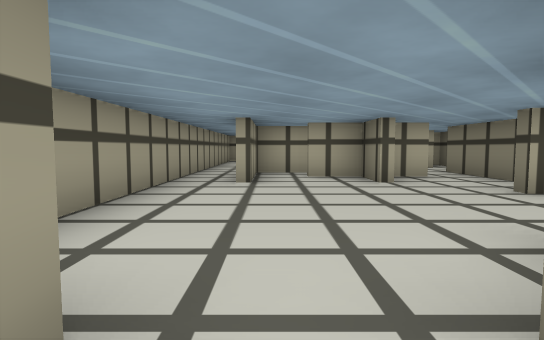
view 1 (above)

22 first-person views from a walk through a 3-D level made in the Unity game engine. The camera is 0.49 m above the floor, tilts 4° down and sees 80° across. The floor is counted in squares, 1 m on a side. Each view is taken from the middle of a square. On the plan, view 1 faces up. The plan holds only what a view shows up to about 9 squares ahead; the rest is blank. The place goes on beyond the plan. Surface patterns are stand-ins for the level's own textures.

view 2
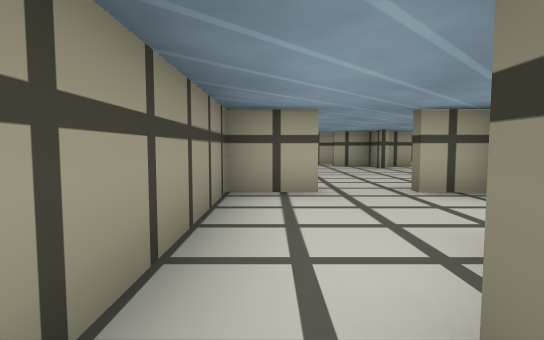

view 3
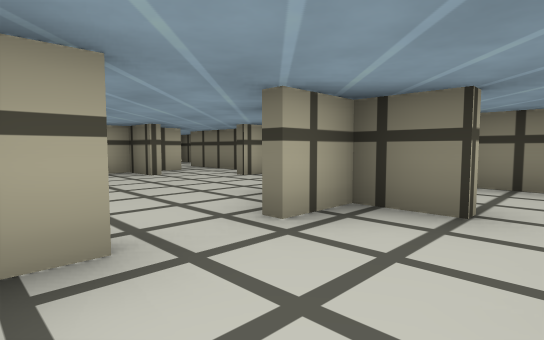

view 4
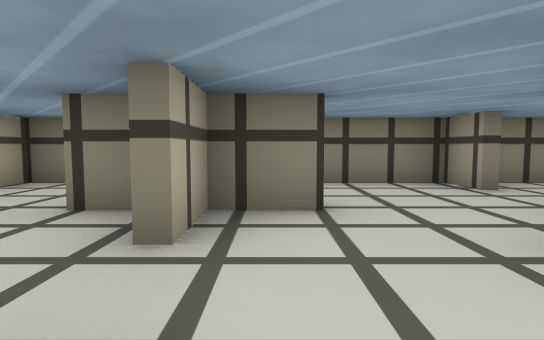

view 5
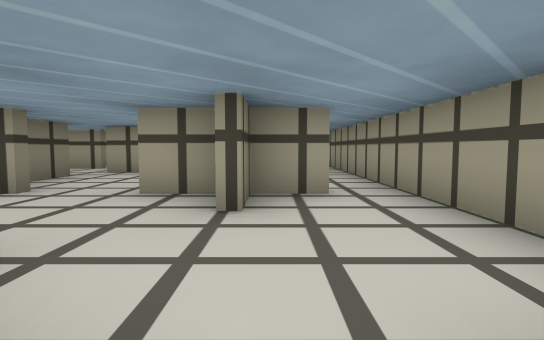

view 6
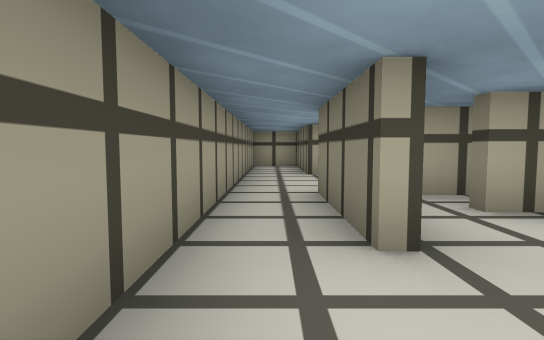

view 7
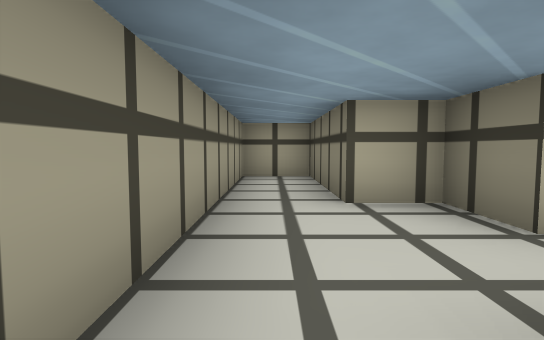

view 8
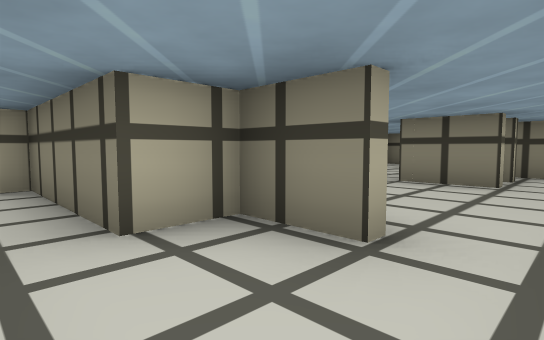

view 9
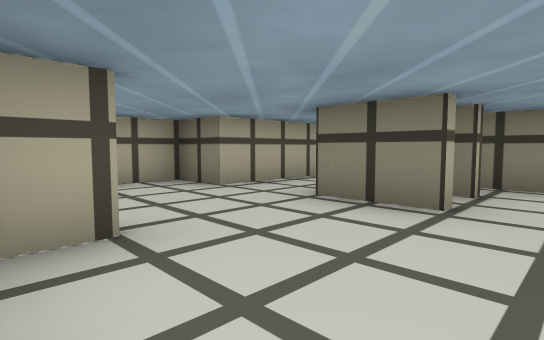

view 10
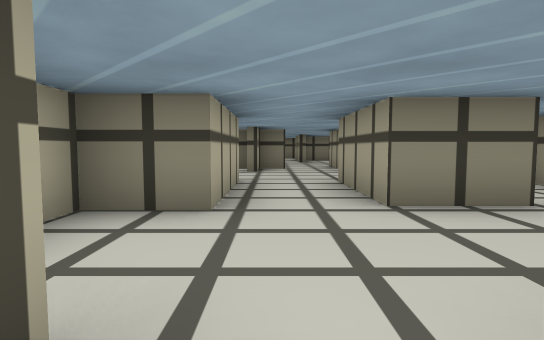

view 11
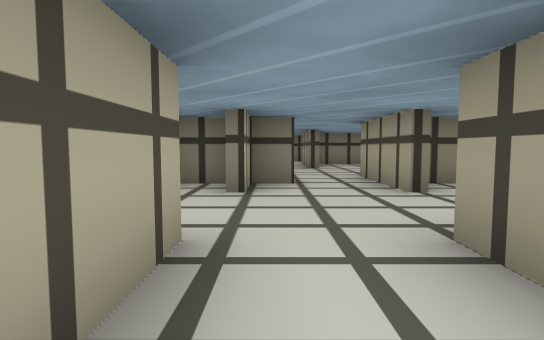

view 12
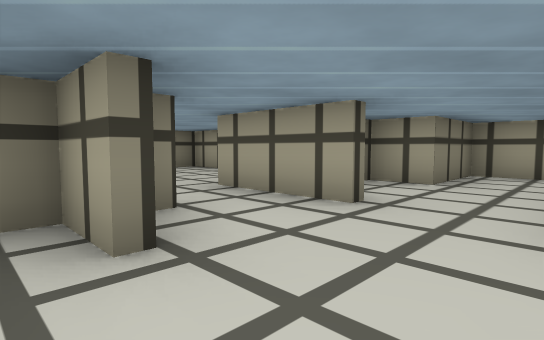

view 13
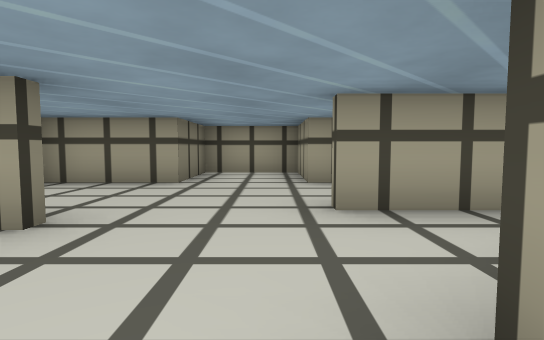

view 14
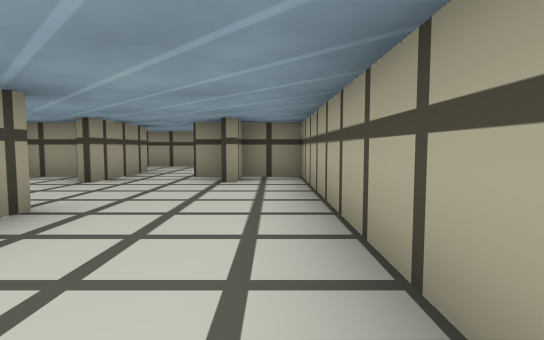

view 15
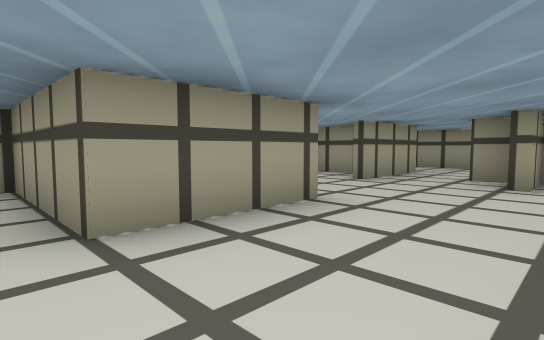

view 16
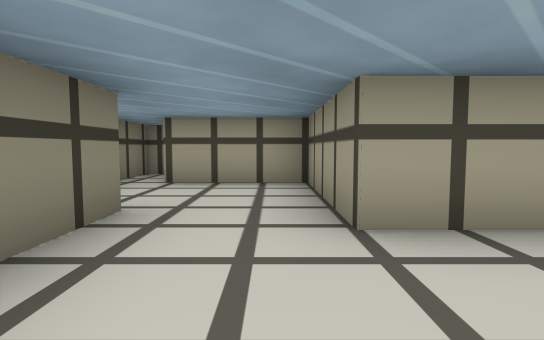

view 17
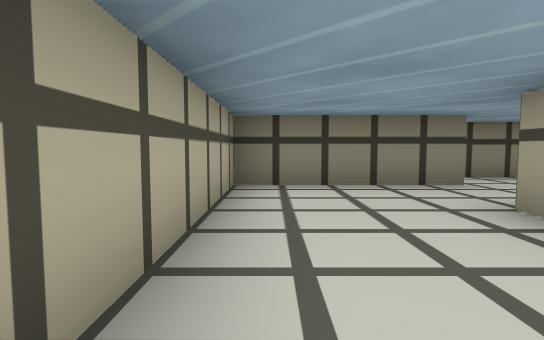

view 18
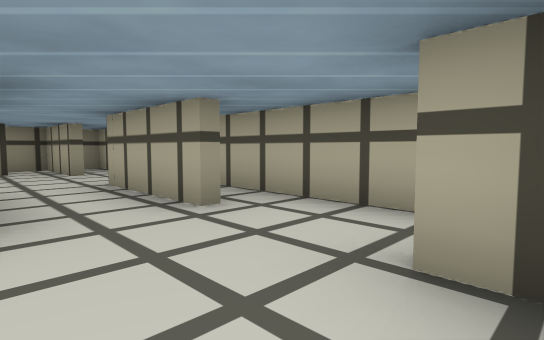

view 19
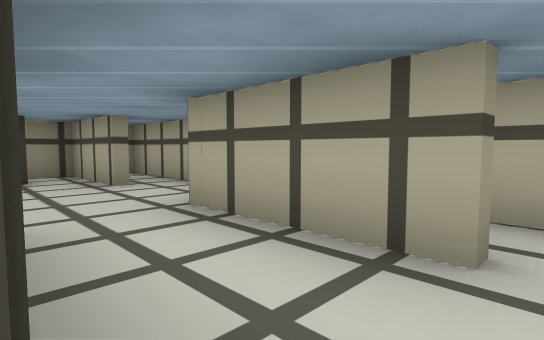

view 20
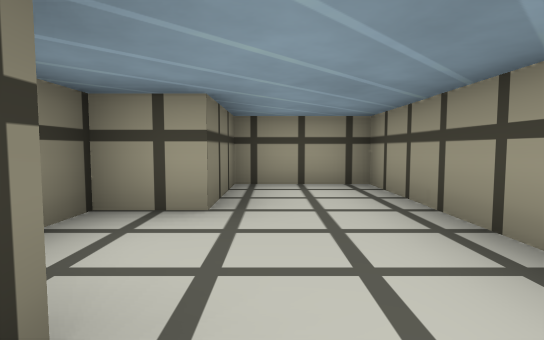

view 21
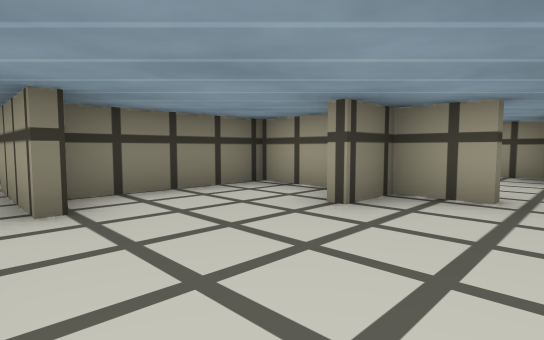

view 22
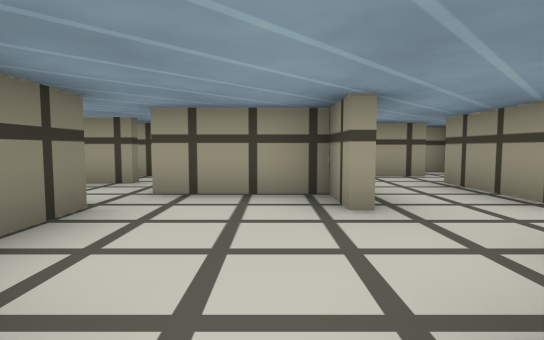

### Floor plan
Points are (right, up) in squares from view 1. A wall is a line through its corners. A room is listed if a view was taken in it or the views show most of it. See-through windows are left out.
Room 1 (views 1, 2, 3, 4)
walls: (0.5, -2.4) (1.5, -2.4); (-0.6, -2.4) (0.2, -2.4) (0.2, -1.5); (-0.4, 0.5) (-1.5, 0.5) (-1.5, -3.5); (1.5, -0.5) (1.5, 0.5) (0.5, 0.5)
ways out: opening at (0, 1) to room 2; opening at (1, -1) to room 8; opening at (-1, -2.5) to room 11
Room 2 (views 5, 6, 21)
walls: (1.5, 4.4) (1.5, 5.4) (0.5, 5.4); (0.5, 0.7) (1.5, 0.7) (1.5, 1.6); (2.2, 0.7) (3.5, 0.7) (3.5, 3.4) (2.6, 3.4); (2.6, 5.4) (2, 5.4); (-1.5, 4.6) (-1.5, 2.1); (1.1, 6.3) (-0.4, 6.3)
ways out: opening at (0, 1) to room 1; opening at (-1, 5.5) to room 3
Room 3 (views 7, 8, 9)
walls: (0.5, 7.8) (0.5, 8.8) (-0.3, 8.8) (-0.3, 11.5); (1.8, 8.8) (1.1, 8.8); (0, 11.5) (-1.5, 11.5) (-1.5, 4.6); (-0.6, 4.4) (-0.6, 6.5)
ways out: opening at (-1, 5.5) to room 2; opening at (2.5, 8.5) to room 4; opening at (2, 7) to room 10
Room 4 (views 10, 11)
walls: (1.8, 10.5) (-0.1, 10.5) (-0.1, 9.8); (4.6, 8.4) (4.6, 8.9); (3.7, 7.8) (3.7, 9.1) (5.7, 9.1); (5.4, 11.5) (4.5, 11.5); (5.8, 10.5) (3.5, 10.5) (3.5, 11.5) (0, 11.5)
ways out: opening at (2.5, 8.5) to room 3; opening at (4.5, 10) to room 5
Room 5 (views 12, 18, 19, 20)
walls: (7.4, 8.5) (9.5, 8.5); (5.7, 9.1) (5.7, 4.7) (7.5, 4.7) (7.5, 6.5); (8.4, 9.6) (8.4, 11.2); (8.6, 10.3) (7.5, 10.3); (8.4, 7.4) (8.4, 7.9); (7.1, 11.5) (5.4, 11.5); (8.4, 6.5) (8.4, 7.1)
ways out: opening at (4.5, 10) to room 4; opening at (8.5, 9) to room 6
Room 6 (views 13, 17)
walls: (8.6, 7.9) (8.6, 6.9); (8.6, 10.2) (8.6, 9.6); (9.5, 6.5) (9.5, 4.7) (11.3, 4.7) (11.3, 6.5) (13, 6.5); (11.5, 11.5) (8.6, 11.5) (8.6, 10.3); (7.4, 10.5) (9.5, 10.5); (13.3, 6.5) (13.3, 7.1)
ways out: opening at (8.5, 9) to room 5; opening at (12.5, 10.5) to room 7
Room 7 (views 14, 15, 16)
walls: (15.2, 8.5) (15.2, 11.5) (11.5, 11.5); (11.4, 9.1) (13.5, 9.1) (13.5, 6.5); (13, 6.5) (15.5, 6.5); (16.3, 5) (16.3, 7.9)
ways out: opening at (12.5, 10.5) to room 6
Room 8 (view 22)
walls: (2.6, -2.4) (3.5, -2.4) (3.5, 0)
ways out: opening at (1, -1) to room 1; opening at (2, -2) to room 9
Room 9 (no view inside)
walls: (1.4, -5.4) (3.4, -5.4); (3.5, -4.6) (3.5, -3.1)
ways out: opening at (2, -2) to room 8; opening at (0.5, -4) to room 12
Room 10 (no view inside)
walls: (3.5, 4.5) (3.5, 6.5); (2.6, 3.6) (4.8, 3.6)
ways out: opening at (2, 7) to room 3
Room 11 (no view inside)
walls: (-1.5, -3.5) (-1.5, -4.5)
ways out: opening at (-1, -2.5) to room 1
Room 12 (no view inside)
walls: (-0.5, -4.8) (-0.5, -6.5); (-1.5, -4.5) (-1.5, -6.5)
ways out: opening at (0.5, -4) to room 9

Positions as (right, up) in squares from view 1, and headings:
1: (0, 0), facing up
2: (-1, -3), facing up
3: (-1, -1), facing up-right
4: (-1, 0), facing right
5: (0, 1), facing down
6: (-1, 3), facing up
7: (-1, 6), facing up
8: (-1, 7), facing up-right
9: (1, 7), facing up-right
10: (1, 10), facing right
11: (4, 10), facing right
12: (6, 11), facing down-right
13: (10, 11), facing down
14: (14, 11), facing left
15: (14, 11), facing down-left
16: (14, 11), facing down
17: (11, 11), facing right
18: (8, 9), facing up-left
19: (6, 9), facing up-left
20: (7, 9), facing down
21: (0, 4), facing down-right
22: (2, -2), facing down
